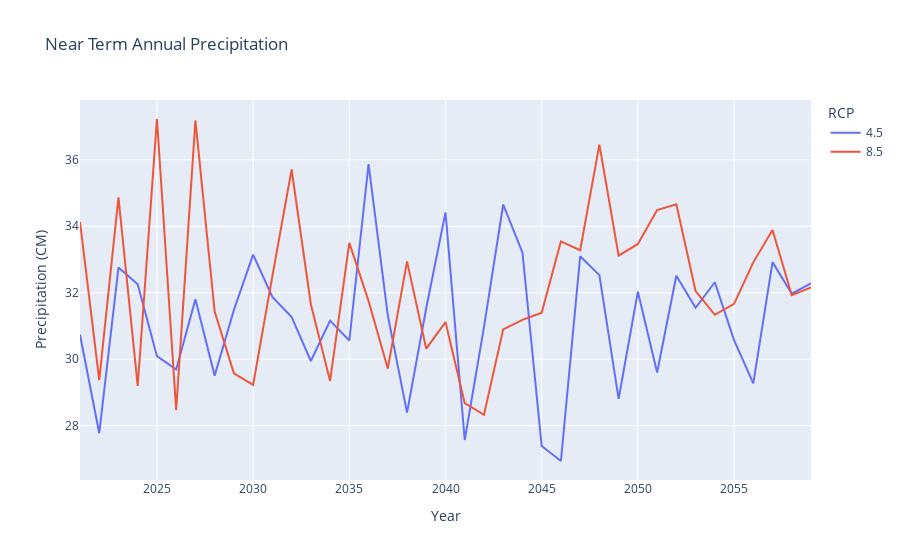

The code cell stored with this chart in its notebook:
### Code cell
#plot Annual Precipitation
# set temp df for plot
plot_df = df[df['TimePeriod'] == 'NT']
# find mean temp of all collection site per year
plot_df = plot_df.groupby(['year', 'RCP'])['PPT_Annual'].mean().reset_index()
#plotly plot
fig = px.line(plot_df,
              x='year',
              y='PPT_Annual',
              color= 'RCP',
              title='Near Term Annual Precipitation',
              labels={
                     "year": "Year",
                     "PPT_Annual": "Precipitation (CM)"
                 }
              )
#remove hist from legend
for trace in fig.data:
    if trace.name == 'historical':
        trace.showlegend = False
#print fig
fig.show()

### Figure 1 — Plotly figure (JSON) as saved in the notebook; plotly's stock layout.template omitted (floating-point values rounded to 4 significant figures)
{"data": [{"hovertemplate": "RCP=4.5<br>Year=%{x}<br>Precipitation (CM)=%{y}<extra></extra>", "legendgroup": "4.5", "line": {"color": "#636efa", "dash": "solid"}, "marker": {"symbol": "circle"}, "mode": "lines", "name": "4.5", "orientation": "v", "showlegend": true, "type": "scatter", "x": [2021, 2022, 2023, 2024, 2025, 2026, 2027, 2028, 2029, 2030, 2031, 2032, 2033, 2034, 2035, 2036, 2037, 2038, 2039, 2040, 2041, 2042, 2043, 2044, 2045, 2046, 2047, 2048, 2049, 2050, 2051, 2052, 2053, 2054, 2055, 2056, 2057, 2058, 2059], "xaxis": "x", "y": [30.73, 27.77, 32.76, 32.26, 30.09, 29.69, 31.81, 29.5, 31.48, 33.14, 31.87, 31.27, 29.94, 31.16, 30.56, 35.87, 31.32, 28.39, 31.54, 34.42, 27.57, 30.97, 34.65, 33.21, 27.39, 26.93, 33.1, 32.53, 28.81, 32.03, 29.6, 32.51, 31.54, 32.31, 30.57, 29.27, 32.92, 31.97, 32.28], "yaxis": "y"}, {"hovertemplate": "RCP=8.5<br>Year=%{x}<br>Precipitation (CM)=%{y}<extra></extra>", "legendgroup": "8.5", "line": {"color": "#EF553B", "dash": "solid"}, "marker": {"symbol": "circle"}, "mode": "lines", "name": "8.5", "orientation": "v", "showlegend": true, "type": "scatter", "x": [2021, 2022, 2023, 2024, 2025, 2026, 2027, 2028, 2029, 2030, 2031, 2032, 2033, 2034, 2035, 2036, 2037, 2038, 2039, 2040, 2041, 2042, 2043, 2044, 2045, 2046, 2047, 2048, 2049, 2050, 2051, 2052, 2053, 2054, 2055, 2056, 2057, 2058, 2059], "xaxis": "x", "y": [34.13, 29.37, 34.87, 29.19, 37.23, 28.46, 37.19, 31.43, 29.57, 29.23, 32.5, 35.71, 31.65, 29.34, 33.5, 31.75, 29.72, 32.94, 30.31, 31.12, 28.68, 28.33, 30.9, 31.18, 31.4, 33.55, 33.28, 36.46, 33.11, 33.47, 34.49, 34.66, 32.05, 31.34, 31.66, 32.91, 33.89, 31.92, 32.16], "yaxis": "y"}, {"hovertemplate": "RCP=historical<br>Year=%{x}<br>Precipitation (CM)=%{y}<extra></extra>", "legendgroup": "historical", "line": {"color": "#00cc96", "dash": "solid"}, "marker": {"symbol": "circle"}, "mode": "lines", "name": "historical", "orientation": "v", "showlegend": false, "type": "scatter", "x": [2021, 2022, 2023, 2024, 2025, 2026, 2027, 2028, 2029, 2030, 2031, 2032, 2033, 2034, 2035, 2036, 2037, 2038, 2039, 2040, 2041, 2042, 2043, 2044, 2045, 2046, 2047, 2048, 2049, 2050, 2051, 2052, 2053, 2054, 2055, 2056, 2057, 2058, 2059], "xaxis": "x", "y": [null, null, null, null, null, null, null, null, null, null, null, null, null, null, null, null, null, null, null, null, null, null, null, null, null, null, null, null, null, null, null, null, null, null, null, null, null, null, null], "yaxis": "y"}], "layout": {"legend": {"title": {"text": "RCP"}, "tracegroupgap": 0}, "title": {"text": "Near Term Annual Precipitation"}, "xaxis": {"anchor": "y", "domain": [0, 1], "title": {"text": "Year"}}, "yaxis": {"anchor": "x", "domain": [0, 1], "title": {"text": "Precipitation (CM)"}}}}
